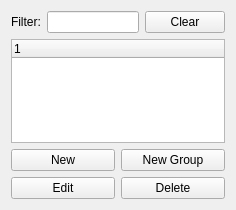
       <widget class="QWidget" name="page_7">
        <property name="geometry">
         <rect>
          <x>0</x>
          <y>0</y>
          <width>236</width>
          <height>210</height>
         </rect>
        </property>
        <attribute name="label">
         <string>User Groups</string>
        </attribute>
        <layout class="QVBoxLayout" name="verticalLayout_4">
         <item>
          <layout class="QHBoxLayout" name="horizontalLayout_3">
           <item>
            <widget class="QLabel" name="label_22">
             <property name="text">
              <string>Filter:</string>
             </property>
            </widget>
           </item>
           <item>
            <widget class="QLineEdit" name="group_filter_text"/>
           </item>
           <item>
            <widget class="QPushButton" name="group_filter_clear">
             <property name="text">
              <string>Clear</string>
             </property>
            </widget>
           </item>
          </layout>
         </item>
         <item>
          <widget class="QTreeWidget" name="group_list">
           <column>
            <property name="text">
             <string>1</string>
            </property>
           </column>
          </widget>
         </item>
         <item>
          <layout class="QGridLayout">
           <item row="0" column="1">
            <widget class="QPushButton" name="group_creategrp_button">
             <property name="toolTip">
              <string>Create a group of user groups</string>
             </property>
             <property name="text">
              <string>New Group</string>
             </property>
             <property name="icon">
              <iconset resource="../../ufwi-rpcc-qt/resources/ufwi-rpcc-qt.qrc">
               <normaloff>:/icons/groupe_objets.png</normaloff>:/icons/groupe_objets.png</iconset>
             </property>
            </widget>
           </item>
           <item row="0" column="0">
            <widget class="QPushButton" name="group_create_button">
             <property name="text">
              <string>New</string>
             </property>
             <property name="icon">
              <iconset resource="../../ufwi-rpcc-qt/resources/ufwi-rpcc-qt.qrc">
               <normaloff>:/icons/add.png</normaloff>:/icons/add.png</iconset>
             </property>
            </widget>
           </item>
           <item row="1" column="0">
            <widget class="QPushButton" name="group_modify_button">
             <property name="text">
              <string>Edit</string>
             </property>
             <property name="icon">
              <iconset resource="../../ufwi-rpcc-qt/resources/ufwi-rpcc-qt.qrc">
               <normaloff>:/icons/edit.png</normaloff>:/icons/edit.png</iconset>
             </property>
            </widget>
           </item>
           <item row="1" column="1">
            <widget class="QPushButton" name="group_delete_button">
             <property name="text">
              <string>Delete</string>
             </property>
             <property name="icon">
              <iconset resource="../../ufwi-rpcc-qt/resources/ufwi-rpcc-qt.qrc">
               <normaloff>:/icons/delete.png</normaloff>:/icons/delete.png</iconset>
             </property>
            </widget>
           </item>
          </layout>
         </item>
        </layout>
       </widget>
